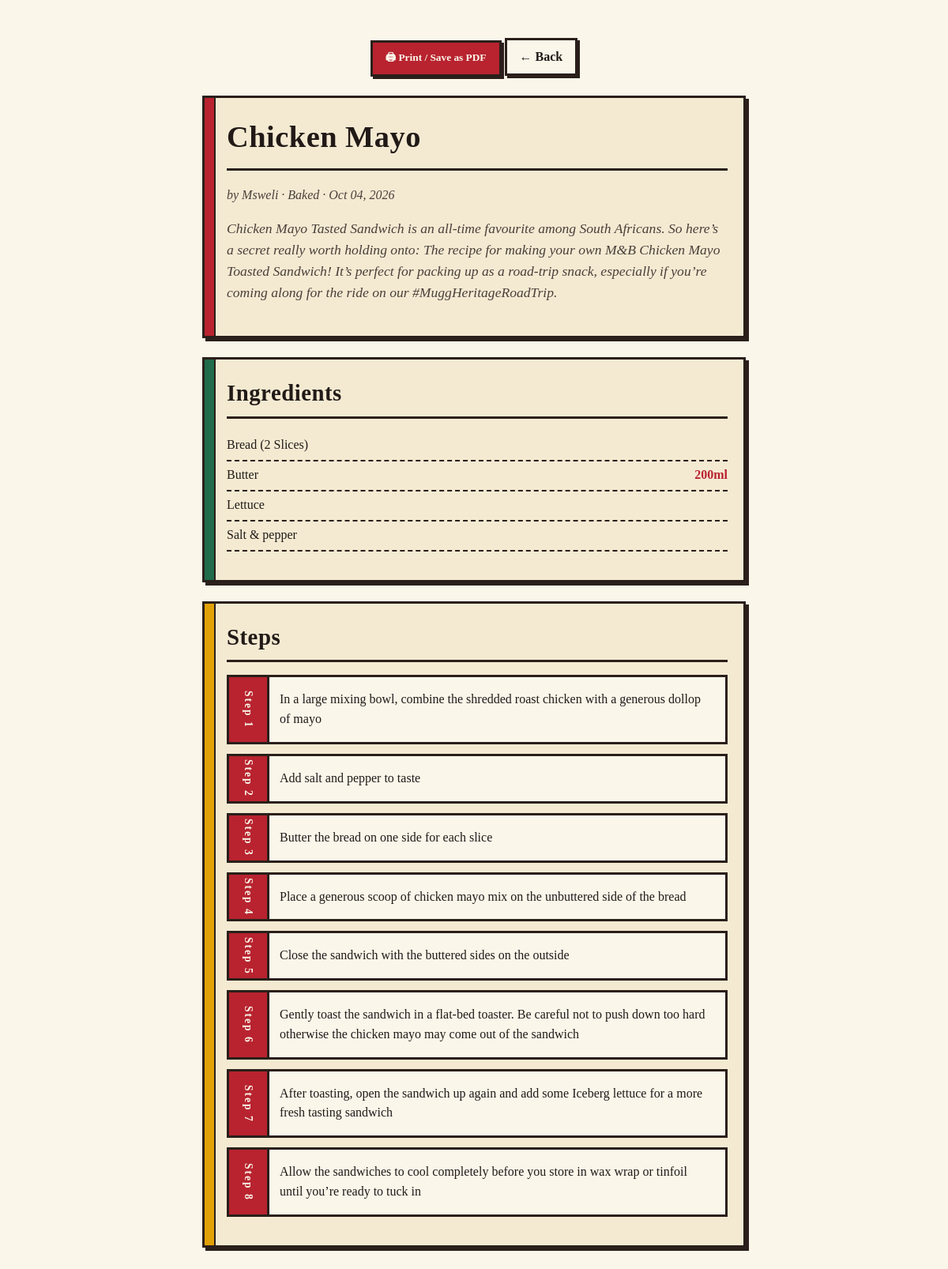
Page /recipes/1/print on the committed database.
### app/models/recipe.py (models this page shows, shortened)
class Recipe(db.Model):
    __tablename__ = "recipes"
    id = db.Column(db.Integer, primary_key=True)
    title = db.Column(db.String(150), nullable=False, index=True)
    description = db.Column(db.Text, default="")
    category = db.Column(db.String(80), index=True)
    user_id = db.Column(db.Integer, db.ForeignKey("users.id"), nullable=False)
    created_at = db.Column(db.DateTime, default=datetime.utcnow, index=True)
    updated_at = db.Column(db.DateTime, default=datetime.utcnow, onupdate=datetime.utcnow)
    ingredients = db.relationship("Ingredient", backref="recipe", lazy="select",
                                  cascade="all, delete-orphan", order_by="Ingredient.position")
    steps = db.relationship("Step", backref="recipe", lazy="select",
                            cascade="all, delete-orphan", order_by="Step.position")
    images = db.relationship("RecipeImage", backref="recipe", lazy="select",
                             cascade="all, delete-orphan")
    video = db.relationship("RecipeVideo", backref="recipe", uselist=False,
                            cascade="all, delete-orphan")
    comments = db.relationship("Comment", backref="recipe", lazy="dynamic",
                               cascade="all, delete-orphan")
    reactions = db.relationship("Reaction", backref="recipe", lazy="dynamic",
                                cascade="all, delete-orphan")
    notifications = db.relationship("Notification", back_populates="recipe", cascade="all, delete-orphan")
    savers = db.relationship("User", secondary=saved_recipes, lazy="dynamic",
                             backref=db.backref("saved_recipes", lazy="dynamic"))

### app/models/user.py (models this page shows, shortened)
class User(db.Model, UserMixin):
    __tablename__ = "users"
    id = db.Column(db.Integer, primary_key=True)
    username = db.Column(db.String(50), unique=True, nullable=False, index=True)
    email = db.Column(db.String(120), unique=True, nullable=False, index=True)
    password_hash = db.Column(db.String(255), nullable=False)
    bio = db.Column(db.Text, default="")
    avatar = db.Column(db.String(255), default="")
    is_active = db.Column(db.Boolean, default=True)
    created_at = db.Column(db.DateTime, default=datetime.utcnow)
    recipes = db.relationship("Recipe", backref="author", lazy="dynamic",
                              cascade="all, delete-orphan")
    comments = db.relationship("Comment", backref="author", lazy="dynamic",
                               cascade="all, delete-orphan")
    reactions = db.relationship("Reaction", backref="user", lazy="dynamic",
                                cascade="all, delete-orphan")
    preference = db.relationship("UserPreference", backref="user", uselist=False,
                                 cascade="all, delete-orphan")
    following = db.relationship(
        "Follow", foreign_keys="Follow.follower_id",
        backref="follower", lazy="dynamic", cascade="all, delete-orphan"
    )
    followers = db.relationship(
        "Follow", foreign_keys="Follow.followed_id",
        backref="followed", lazy="dynamic", cascade="all, delete-orphan"
    )
    notifications = db.relationship(
        "Notification", foreign_keys="Notification.user_id",
        back_populates="user", lazy="dynamic", cascade="all, delete-orphan"
    )

### app/models/ingredient.py (models this page shows, shortened)
class Ingredient(db.Model):
    __tablename__ = "ingredients"
    id = db.Column(db.Integer, primary_key=True)
    recipe_id = db.Column(db.Integer, db.ForeignKey("recipes.id"), nullable=False)
    name = db.Column(db.String(120), nullable=False)
    quantity = db.Column(db.String(50), default="")  # "2", "1/2"
    unit = db.Column(db.String(50), default="")       # "cups", "g", "tbsp"
    weight = db.Column(db.String(50), default="")     # optional extra
    notes = db.Column(db.String(255), default="")
    position = db.Column(db.Integer, default=0)

### app/models/step.py (models this page shows, shortened)
class Step(db.Model):
    __tablename__ = "steps"
    id = db.Column(db.Integer, primary_key=True)
    recipe_id = db.Column(db.Integer, db.ForeignKey("recipes.id"), nullable=False)
    position = db.Column(db.Integer, nullable=False, default=1)
    instruction = db.Column(db.Text, nullable=False)

### app/routes/recipes.py (the view)
@recipes_bp.get("/<int:recipe_id>/print")
def print_recipe(recipe_id):
    recipe = Recipe.query.get_or_404(recipe_id)
    return render_template("recipe_print.html", recipe=recipe)

### app/templates/recipe_print.html (shortened to what this page needs)
<!DOCTYPE html>
<html lang="en">
<head>
  <link rel="stylesheet" href="{{ url_for('static', filename='css/style.css') }}" />
</head>
<body>
  <div class="print-wrap">
    <div class="no-print">
      <button class="btn btn--primary" onclick="window.print()">🖨 Print / Save as PDF</button>
      <a class="btn btn--ghost" href="{{ url_for('recipes.recipe_page', recipe_id=recipe.id) }}">← Back</a>
    </div>
    <article class="card card--crimson">
      <h1>{{ recipe.title }}</h1>
      <p class="muted">
        by {{ recipe.author.username }} · {{ recipe.category or "Uncategorised" }}
        · {{ recipe.created_at.strftime("%b %d, %Y") }}
      </p>
      {% if recipe.description %}
        <p class="recipe-desc">{{ recipe.description }}</p>
      {% endif %}
    </article>
    <section class="card card--forest">
      <h2>Ingredients</h2>
      <ul class="ingredients">
        {% for ing in recipe.ingredients %}
          <li>
            <span>{{ ing.name }}{% if ing.notes %} ({{ ing.notes }}){% endif %}</span>
            <span class="qty">{{ ing.quantity }} {{ ing.unit }}{% if ing.weight %} · {{ ing.weight }}{% endif %}</span>
          </li>
        {% endfor %}
      </ul>
    </section>
    <section class="card card--mustard">
      <h2>Steps</h2>
      <ol class="steps">
        {% for step in recipe.steps %}
          <li><div>{{ step.instruction }}</div></li>
        {% endfor %}
      </ol>
    </section>
  </div>
</body>
</html>

### app/static/css/style.css (style rules this page uses)
:root { --paper: #fbf6ea; --paper-2: #f4ead2; --ink: #211a17; --ink-soft: #4a3f39; --crimson: #b8232f; --mustard: #e0a106; --forest: #1f6b4a; --plum: #6c2a6b; --teal: #106a72; --line: #2a1f1a; --shadow: 4px 4px 0 0 var(--line); }
* { box-sizing: border-box; }
html, body { margin: 0; padding: 0; background: var(--paper); color: var(--ink); font-family: "Georgia", "Iowan Old Style", "Times New Roman", serif; font-size: 16px; line-height: 1.55; }
h1, h2, h3, h4 { font-family: "Playfair Display", "Georgia", serif; letter-spacing: 0.5px; margin: 0 0 .5em; color: var(--ink); border-bottom: 3px solid var(--line); padding-bottom: .25em; }
h1 { font-size: 2.4rem; }
h2 { font-size: 1.8rem; }
a { color: var(--crimson); text-decoration: underline; text-underline-offset: 3px; }
.card { background: var(--paper-2); border: 3px solid var(--line); box-shadow: var(--shadow); padding: 1.25rem 1.25rem 1.25rem 1.75rem; margin-bottom: 1.5rem; position: relative; }
.card::before { content: ""; position: absolute; left: 0; top: 0; bottom: 0; width: 12px; background: var(--crimson); border-right: 2px solid var(--line); }
.card--forest::before { background: var(--forest); }
.card--mustard::before { background: var(--mustard); }
.btn { display: inline-block; padding: .55rem 1rem; background: var(--mustard); color: var(--ink); border: 3px solid var(--line); font-family: inherit; font-weight: 700; text-decoration: none; cursor: pointer; box-shadow: 3px 3px 0 0 var(--line); transition: transform .05s ease; }
.btn--primary { background: var(--crimson); color: var(--paper); }
.btn--ghost { background: transparent; color: var(--ink); }
.steps { list-style: none; padding: 0; counter-reset: step; }
.steps li { counter-increment: step; padding: 1rem 1rem 1rem 4rem; border: 3px solid var(--line); background: var(--paper); margin-bottom: .75rem; position: relative; }
.steps li::before { content: "Step " counter(step); position: absolute; left: 0; top: 0; bottom: 0; width: 3rem; background: var(--crimson); color: var(--paper); display: flex; align-items: center; justify-content: center; font-weight: 700; font-size: .85rem; border-right: 3px solid var(--line); writing-mode: vertical-rl; text-orientation: mixed; letter-spacing: 2px; }
.ingredients { list-style: none; padding: 0; }
.ingredients li { border-bottom: 2px dashed var(--line); padding: .35rem 0; display: flex; justify-content: space-between; gap: 1rem; }
.ingredients li .qty { font-weight: 700; color: var(--crimson); }
.muted { color: var(--ink-soft); font-style: italic; }
.recipe-desc { font-size: 1.1rem; font-style: italic; color: var(--ink-soft); margin: .5rem 0 1.25rem; }

### app/templates/recipe_print.html (style rules this page uses)
.print-wrap { max-width: 720px; margin: 2rem auto; padding: 1rem; }
.no-print { text-align: center; margin-bottom: 1.5rem; }

### rows in the picture
Recipe: title "Chicken Mayo", category "Baked", created_at "Oct 04, 2026", description "Chicken Mayo Tasted Sandwich is an all-time favourite among South Africans. So here’s a secret really worth holding onto: The recipe for making your own M&B Chicken Mayo Toasted Sandwich! It’s perfect for packing up as a road-trip snack, especially if you’re coming along for the ride on our #MuggHeritageRoadTrip."
User: author.username "Msweli"
Ingredient: name "Bread", notes "2 Slices"
Ingredient: name "Butter", unit "200ml"
Ingredient: name "Lettuce"
Ingredient: name "Salt & pepper"
Step: instruction "In a large mixing bowl, combine the shredded roast chicken with a generous dollop of mayo"
Step: instruction "Add salt and pepper to taste"
Step: instruction "Butter the bread on one side for each slice"
Step: instruction "Place a generous scoop of chicken mayo mix on the unbuttered side of the bread"
Step: instruction "Close the sandwich with the buttered sides on the outside"
Step: instruction "Gently toast the sandwich in a flat-bed toaster. Be careful not to push down too hard otherwise the chicken mayo may come out of the sandwich"
Step: instruction "After toasting, open the sandwich up again and add some Iceberg lettuce for a more fresh tasting sandwich"
Step: instruction "Allow the sandwiches to cool completely before you store in wax wrap or tinfoil until you’re ready to tuck in"
